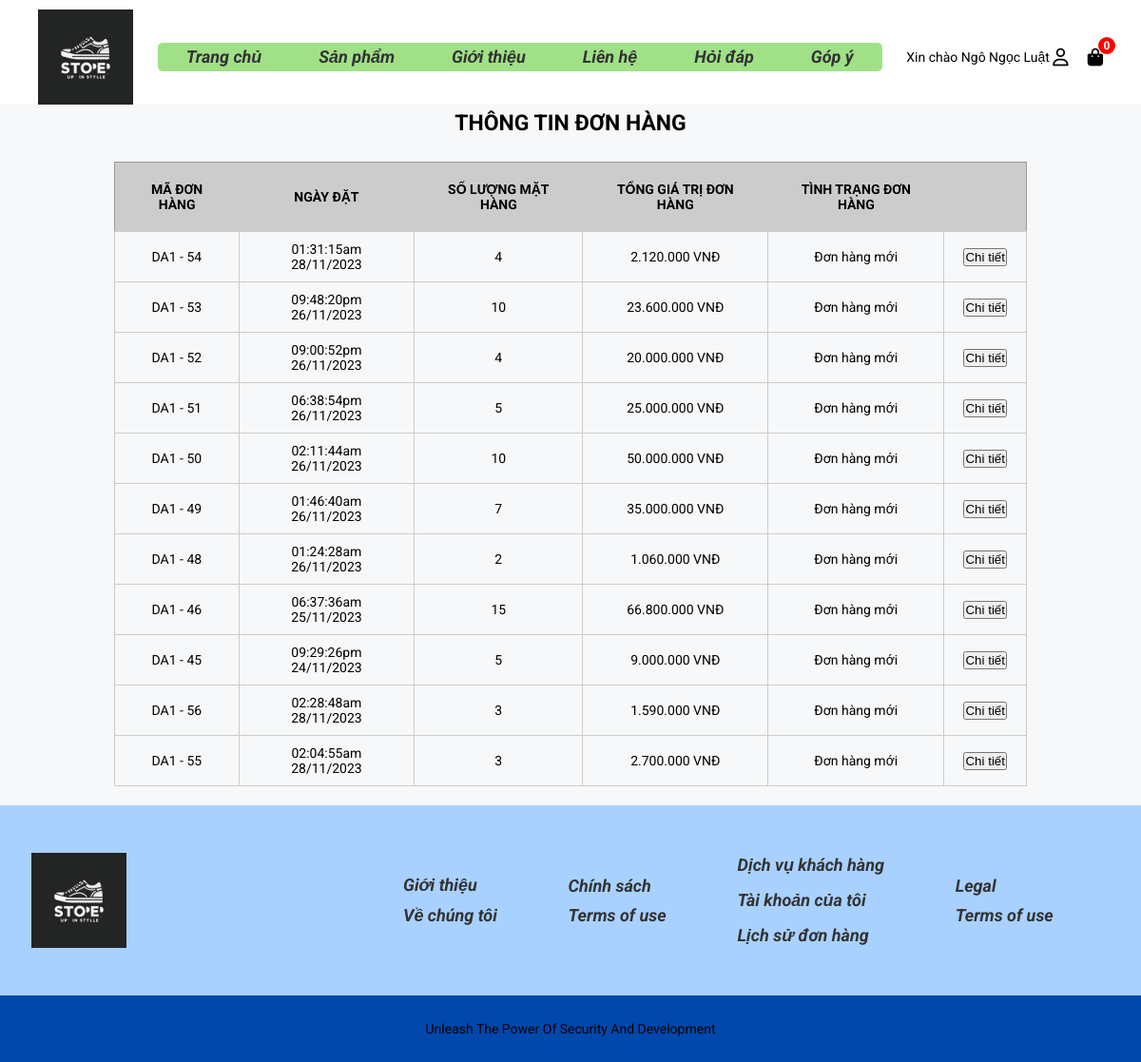
Screenshot of /index.php?act=yourorder (signed in) with the database file from the repository.
### tables this page shows
CREATE TABLE `bill` (
  `id` int(11) NOT NULL,
  `iduser` int(10) DEFAULT 0,
  `bill_name` varchar(255) NOT NULL,
  `bill_address` varchar(255) NOT NULL,
  `bill_tel` varchar(50) NOT NULL,
  `bill_email` varchar(255) NOT NULL,
  `bill_pttt` tinyint(1) NOT NULL DEFAULT 0 COMMENT '0.Thanh toán trực tiếp \r\n1.Chuyển khoản\r\n2.Thanh toán online',
  `ngaydathang` varchar(50) DEFAULT NULL,
  `total` int(10) NOT NULL DEFAULT 0,
  `bill_status` tinyint(1) NOT NULL DEFAULT 0 COMMENT '0.Đơn hàng mới\r\n1.Đang xử lý\r\n2.Đang giao hàng\r\n3.Đã giao '
);

### model/pdo.php (called while the page is built, shortened)
<?php
function pdo_get_connection()
{
    $dburl = "mysql:host=localhost:3308;dbname=webbangiaynam;charset=utf8";
    $username = 'root';
    $password = '';
    $conn = new PDO($dburl, $username, $password);
    $conn->setAttribute(PDO::ATTR_ERRMODE, PDO::ERRMODE_EXCEPTION);
    return $conn;
}
function pdo_query($sql)
{
    $sql_args = array_slice(func_get_args(), 1);
    try {
        $conn = pdo_get_connection();
        $stmt = $conn->prepare($sql);
        $stmt->execute($sql_args);
        $rows = $stmt->fetchAll(PDO::FETCH_ASSOC);
        return $rows;
    } catch (PDOException $e) {
        throw $e;
    } finally {
        unset($conn);
    }
}

### model/giohang.php (called while the page is built, shortened)
<?php
    function load_order($iduser) {
        $sql = "SELECT
        bill.id AS id,
        bill.ngaydathang,
        bill.total,
        bill.bill_status,
        SUM(cart.soluong) AS soluong
    FROM
        bill
    JOIN
        cart ON bill.id = cart.idbill
    WHERE
        bill.iduser = $iduser
    GROUP BY
        bill.id, bill.ngaydathang, bill.total, bill.bill_status
    ORDER BY
        bill.bill_status = 1 DESC
    ";
        $loadallbill = pdo_query($sql);
        return $loadallbill;
    }
    function get_ttdh($n) {
        switch($n) {
            case "0":
                $tt = "Đơn hàng mới";
                break;
        }
        return $tt;
    }
    function format($numberformat) {
        return number_format($numberformat,0,',','.'). ' VNĐ';
    }

### view/giohang/donhangcuatoi.php (the view)
<div class="content_trangchu_sp">
    <div class="title">
        <p>THÔNG TIN ĐƠN HÀNG</p>
    </div>
    <div class="table">
        <table>
            <tr>
                <th>MÃ ĐƠN HÀNG</th>
                <th>NGÀY ĐẶT</th>
                <th>SỐ LƯỢNG MẶT HÀNG</th>
                <th>TỔNG GIÁ TRỊ ĐƠN HÀNG</th>
                <th>TÌNH TRẠNG ĐƠN HÀNG</th>
                <th></th>
            </tr>
            <?php foreach($loadallbill as $bill) {
                extract($bill);
                $tddh = get_ttdh($bill_status);
                echo '
                    <tr>
                        <td>DA1 - '.$bill['id'].'</td>
                        <td>'.$ngaydathang.'</td>
                        <td>'.$soluong.'</td>
                        <td>'.format($total).' </td>
                        <td>'.$tddh.'</td>
                        <td><a href="index.php?act=order&idbill='.$bill['id'].'"><input type="button" value="Chi tiết" style="cursor: pointer;"></a></td>
                    </tr>
                ';
            }
            ?>
        </table>
    </div>
</div>

### assets/css/style.css (style rules this page uses)
* { margin: 0; padding: 0; box-sizing: border-box; }
.content_trangchu_sp { margin: 0 auto; width: 80%; }
.title { text-align: center; height: 40px; font-size: 23px; font-weight: bold; line-height: 40px; margin-bottom: 10px; }
.table { margin: 20px 0 20px 0; min-height: 500px; }
.table table { width: 100%; border-collapse: collapse; border: 1px #999 solid; }
.table table th { padding: 20px; background-color: #ccc; }
.table table td { padding: 10px 20px; border: 1px #ccc solid; text-align: center; }

### assets/css/slider.css (style rules this page uses)
* { box-sizing: border-box }

### assets/css/loginandregister.css (style rules this page uses)
body { margin: 0; padding: 0; background-color: #f7f8f9; font-family: 'Roboto', sans-serif; font-size: 14px; }

### rows the page displays
bill: id "54", ngaydathang "01:31:15am 28/11/2023", soluong "4", total "2.120.000 VNĐ", bill_status "Đơn hàng mới"
bill: id "53", ngaydathang "09:48:20pm 26/11/2023", soluong "10", total "23.600.000 VNĐ", bill_status "Đơn hàng mới"
bill: id "52", ngaydathang "09:00:52pm 26/11/2023", soluong "4", total "20.000.000 VNĐ", bill_status "Đơn hàng mới"
bill: id "51", ngaydathang "06:38:54pm 26/11/2023", soluong "5", total "25.000.000 VNĐ", bill_status "Đơn hàng mới"
bill: id "50", ngaydathang "02:11:44am 26/11/2023", soluong "10", total "50.000.000 VNĐ", bill_status "Đơn hàng mới"
bill: id "49", ngaydathang "01:46:40am 26/11/2023", soluong "7", total "35.000.000 VNĐ", bill_status "Đơn hàng mới"
bill: id "48", ngaydathang "01:24:28am 26/11/2023", soluong "2", total "1.060.000 VNĐ", bill_status "Đơn hàng mới"
bill: id "46", ngaydathang "06:37:36am 25/11/2023", soluong "15", total "66.800.000 VNĐ", bill_status "Đơn hàng mới"
bill: id "45", ngaydathang "09:29:26pm 24/11/2023", soluong "5", total "9.000.000 VNĐ", bill_status "Đơn hàng mới"
bill: id "56", ngaydathang "02:28:48am 28/11/2023", soluong "3", total "1.590.000 VNĐ", bill_status "Đơn hàng mới"
bill: id "55", ngaydathang "02:04:55am 28/11/2023", soluong "3", total "2.700.000 VNĐ", bill_status "Đơn hàng mới"

### other values shown
$_SESSION['user']['username'] "Ngô Ngọc Luật"
$cartCount "0"
